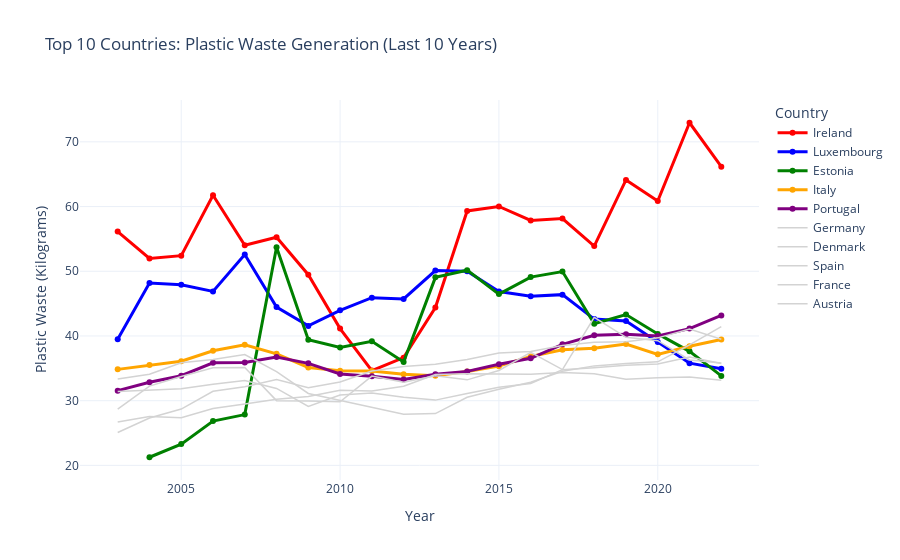

The notebook cell this image was saved under:
### Code cell
import pandas as pd
import plotly.graph_objects as go

# Filter the last 10 years
last_10_years = sorted(df_plastic_packaging_gen['TIME_PERIOD'].unique())[-20:]
df_recent = df_plastic_packaging_gen[df_plastic_packaging_gen['TIME_PERIOD'].isin(last_10_years)]

# Group by country and sum plastic waste over last 10 years
country_totals = df_recent.groupby('Geopolitical entity (reporting)')['OBS_VALUE'].sum().sort_values(ascending=False)

# Get top 10 countries
top10_countries = country_totals.head(10).index.tolist()
top5 = top10_countries[:5]
rest5 = top10_countries[5:]

# Filter data only for top 10 countries
df_top10 = df_recent[df_recent['Geopolitical entity (reporting)'].isin(top10_countries)]

# Create figure
fig = go.Figure()

# Add top 5 countries with vibrant colors
highlight_colors = ['red', 'blue', 'green', 'orange', 'purple']
for i, country in enumerate(top5):
    df_country = df_top10[df_top10['Geopolitical entity (reporting)'] == country]
    fig.add_trace(go.Scatter(
        x=df_country['TIME_PERIOD'],
        y=df_country['OBS_VALUE'],
        mode='lines+markers',
        name=country,
        line=dict(color=highlight_colors[i], width=3),
        marker=dict(size=6)
    ))

# Add rest of the top 10 with subtle grey
for country in rest5:
    df_country = df_top10[df_top10['Geopolitical entity (reporting)'] == country]
    fig.add_trace(go.Scatter(
        x=df_country['TIME_PERIOD'],
        y=df_country['OBS_VALUE'],
        mode='lines',
        name=country,
        line=dict(color='lightgrey', width=1.5),
        showlegend=True
    ))

# Layout customization
fig.update_layout(
    title='Top 10 Countries: Plastic Waste Generation (Last 10 Years)',
    xaxis_title='Year',
    yaxis_title='Plastic Waste (Kilograms)',
    template='plotly_white',
    legend_title='Country',
    hovermode='x unified'
)

fig.show()

### Figure 1 — Plotly figure (JSON) as saved in the notebook; plotly's stock layout.template omitted (floating-point values rounded to 4 significant figures)
{"data": [{"line": {"color": "red", "width": 3}, "marker": {"size": 6}, "mode": "lines+markers", "name": "Ireland", "type": "scatter", "x": [2003, 2004, 2005, 2006, 2007, 2008, 2009, 2010, 2011, 2012, 2013, 2014, 2015, 2016, 2017, 2018, 2019, 2020, 2021, 2022], "y": [56.13, 51.99, 52.41, 61.75, 54.03, 55.25, 49.47, 41.14, 34.65, 36.65, 44.4, 59.32, 60.01, 57.85, 58.14, 53.9, 64.12, 60.86, 72.95, 66.16]}, {"line": {"color": "blue", "width": 3}, "marker": {"size": 6}, "mode": "lines+markers", "name": "Luxembourg", "type": "scatter", "x": [2003, 2004, 2005, 2006, 2007, 2008, 2009, 2010, 2011, 2012, 2013, 2014, 2015, 2016, 2017, 2018, 2019, 2020, 2021, 2022], "y": [39.5, 48.19, 47.93, 46.88, 52.58, 44.47, 41.56, 43.96, 45.92, 45.73, 50.1, 50.02, 46.88, 46.14, 46.39, 42.61, 42.3, 39.08, 35.8, 34.94]}, {"line": {"color": "green", "width": 3}, "marker": {"size": 6}, "mode": "lines+markers", "name": "Estonia", "type": "scatter", "x": [2004, 2005, 2006, 2007, 2008, 2009, 2010, 2011, 2012, 2013, 2014, 2015, 2016, 2017, 2018, 2019, 2020, 2021, 2022], "y": [21.26, 23.29, 26.85, 27.85, 53.72, 39.42, 38.22, 39.18, 35.98, 49.06, 50.17, 46.47, 49.1, 49.95, 41.9, 43.31, 40.32, 37.63, 33.83]}, {"line": {"color": "orange", "width": 3}, "marker": {"size": 6}, "mode": "lines+markers", "name": "Italy", "type": "scatter", "x": [2003, 2004, 2005, 2006, 2007, 2008, 2009, 2010, 2011, 2012, 2013, 2014, 2015, 2016, 2017, 2018, 2019, 2020, 2021, 2022], "y": [34.84, 35.52, 36.09, 37.71, 38.63, 37.24, 35.13, 34.62, 34.57, 34.09, 33.87, 34.51, 35.34, 36.84, 37.86, 38.11, 38.75, 37.16, 38.4, 39.45]}, {"line": {"color": "purple", "width": 3}, "marker": {"size": 6}, "mode": "lines+markers", "name": "Portugal", "type": "scatter", "x": [2003, 2004, 2005, 2006, 2007, 2008, 2009, 2010, 2011, 2012, 2013, 2014, 2015, 2016, 2017, 2018, 2019, 2020, 2021, 2022], "y": [31.55, 32.86, 33.86, 35.86, 35.89, 36.74, 35.77, 34.14, 33.76, 33.26, 34.1, 34.53, 35.62, 36.55, 38.71, 40.11, 40.27, 40.0, 41.14, 43.17]}, {"line": {"color": "lightgrey", "width": 1.5}, "mode": "lines", "name": "Germany", "showlegend": true, "type": "scatter", "x": [2003, 2004, 2005, 2006, 2007, 2008, 2009, 2010, 2011, 2012, 2013, 2014, 2015, 2016, 2017, 2018, 2019, 2020, 2021, 2022], "y": [25.09, 27.33, 28.71, 31.46, 32.14, 33.28, 32.0, 32.9, 34.58, 35.27, 35.63, 36.37, 37.36, 37.62, 38.53, 39.03, 39.11, 39.71, 41.09, 39.49]}, {"line": {"color": "lightgrey", "width": 1.5}, "mode": "lines", "name": "Denmark", "showlegend": true, "type": "scatter", "x": [2003, 2004, 2005, 2006, 2007, 2008, 2009, 2010, 2011, 2012, 2013, 2014, 2015, 2016, 2017, 2018, 2019, 2020, 2021, 2022], "y": [28.71, 32.25, 33.73, 35.09, 35.12, 30.01, 29.96, 29.82, 33.8, 32.85, 33.85, 33.22, 34.67, 37.46, 34.81, 42.88, 39.8, 39.27, 36.3, 35.83]}, {"line": {"color": "lightgrey", "width": 1.5}, "mode": "lines", "name": "Spain", "showlegend": true, "type": "scatter", "x": [2003, 2004, 2005, 2006, 2007, 2008, 2009, 2010, 2011, 2012, 2013, 2014, 2015, 2016, 2017, 2018, 2019, 2020, 2021, 2022], "y": [33.36, 34.09, 35.86, 36.38, 37.12, 34.49, 31.12, 30.01, 28.99, 27.89, 28.01, 30.53, 31.77, 32.85, 34.55, 35.38, 35.76, 36.0, 38.63, 41.43]}, {"line": {"color": "lightgrey", "width": 1.5}, "mode": "lines", "name": "France", "showlegend": true, "type": "scatter", "x": [2003, 2004, 2005, 2006, 2007, 2008, 2009, 2010, 2011, 2012, 2013, 2014, 2015, 2016, 2017, 2018, 2019, 2020, 2021, 2022], "y": [31.43, 31.66, 31.86, 32.53, 33.12, 31.89, 29.1, 30.88, 31.2, 30.53, 30.09, 31.1, 32.06, 32.65, 34.8, 35.09, 35.47, 35.67, 36.75, 35.75]}, {"line": {"color": "lightgrey", "width": 1.5}, "mode": "lines", "name": "Austria", "showlegend": true, "type": "scatter", "x": [2003, 2004, 2005, 2006, 2007, 2008, 2009, 2010, 2011, 2012, 2013, 2014, 2015, 2016, 2017, 2018, 2019, 2020, 2021, 2022], "y": [26.69, 27.55, 27.35, 28.8, 29.49, 30.23, 30.66, 31.63, 31.48, 32.24, 34.05, 34.16, 34.12, 34.09, 34.36, 34.16, 33.31, 33.55, 33.67, 33.17]}], "layout": {"hovermode": "x unified", "legend": {"title": {"text": "Country"}}, "title": {"text": "Top 10 Countries: Plastic Waste Generation (Last 10 Years)"}, "xaxis": {"title": {"text": "Year"}}, "yaxis": {"title": {"text": "Plastic Waste (Kilograms)"}}}}
